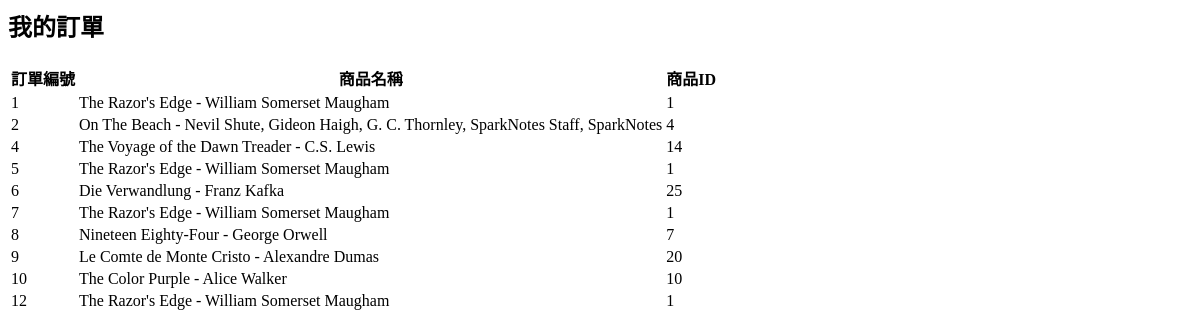
/orders (signed in), run on an earlier commit of the app's database.
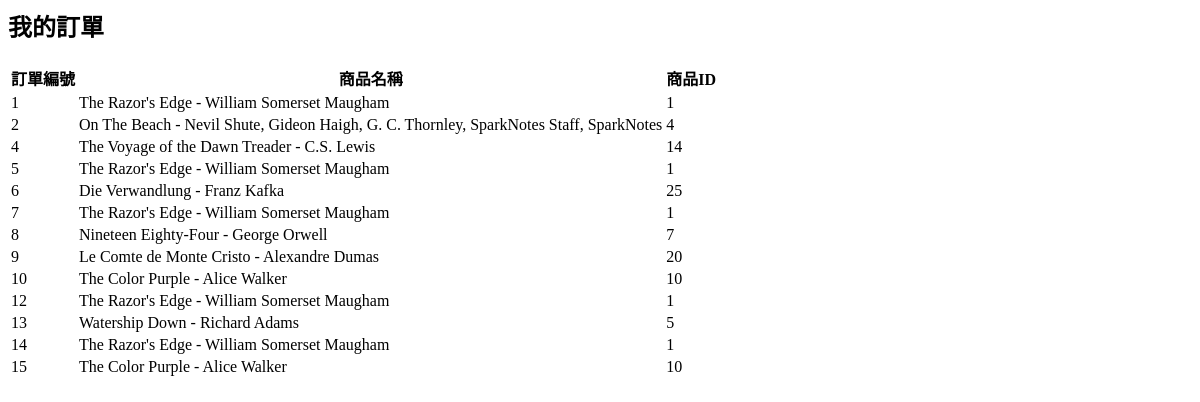
And on a later commit of the database.
### tables this page shows
CREATE TABLE Orders
		(orderId INTEGER PRIMARY KEY AUTOINCREMENT,
		userId INTEGER,
		productId INTEGER,
		FOREIGN KEY(userId) REFERENCES users(userId),
		FOREIGN KEY(productId) REFERENCES products(productId)
		);

CREATE TABLE products
		(productId INTEGER PRIMARY KEY,
		name TEXT,
		price REAL,
		description TEXT,
		image TEXT,
		stock INTEGER,
		categoryId INTEGER, author TEXT,
		FOREIGN KEY(categoryId) REFERENCES categories(categoryId)
		);

### main.py (the view)
@app.route("/orders")
def user_orders():
    if 'email' not in session:
        return redirect(url_for('loginForm'))
    user = query_db("SELECT userId FROM users WHERE email = ?", (session['email'],), one=True)
    if not user:
        return redirect(url_for('root'))
    userId = user[0]
    orders = query_db("""
        SELECT Orders.orderId, products.name, Orders.productId
        FROM Orders
        JOIN products ON Orders.productId = products.productId
        WHERE Orders.userId = ?
    """, (userId,))
    return render_template("user_orders.html", orders=orders)

### db.py (called while the page is built)
def query_db(query, args=(), one=False):
    with sqlite3.connect(DB_PATH) as conn:
        cur = conn.cursor()
        cur.execute(query, args)
        rv = cur.fetchall()
        return (rv[0] if rv else None) if one else rv

### templates/user_orders.html
<h2>我的訂單</h2>
<table>
    <tr>
        <th>訂單編號</th>
        <th>商品名稱</th>
        <th>商品ID</th>
    </tr>
    {% for order in orders %}
    <tr>
        <td>{{ order[0] }}</td>
        <td>{{ order[1] }}</td>
        <td>{{ order[2] }}</td>
    </tr>
    {% endfor %}
</table>

What changed in the data, as far as the page shows it:
added Orders: orderId "13", name "Watership Down - Richard Adams", productId "5"
added Orders: orderId "14", name "The Razor's Edge - William Somerset Maugham", productId "1"
added Orders: orderId "15", name "The Color Purple - Alice Walker", productId "10"
